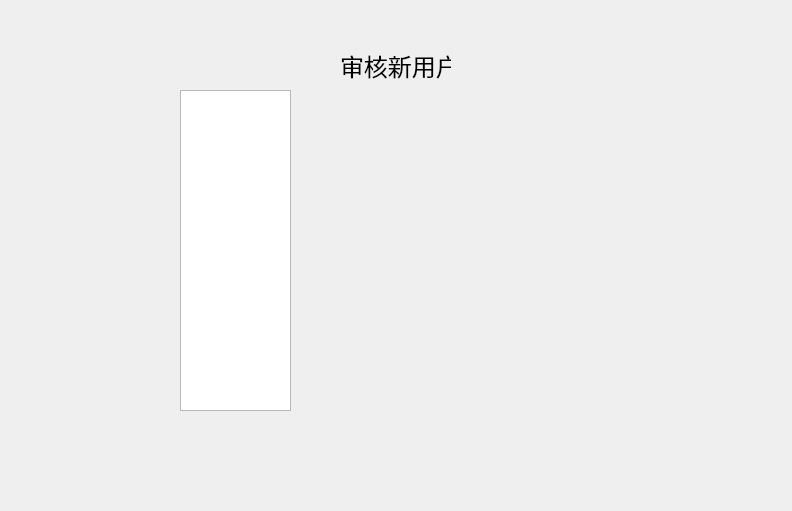
<?xml version="1.0" encoding="UTF-8"?>
<ui version="4.0">
 <class>HandleNewUser</class>
 <widget class="QWidget" name="HandleNewUser">
  <property name="geometry">
   <rect>
    <x>0</x>
    <y>0</y>
    <width>792</width>
    <height>511</height>
   </rect>
  </property>
  <property name="windowTitle">
   <string>Form</string>
  </property>
  <widget class="QLabel" name="label">
   <property name="geometry">
    <rect>
     <x>340</x>
     <y>50</y>
     <width>111</width>
     <height>31</height>
    </rect>
   </property>
   <property name="font">
    <font>
     <family>Agency FB</family>
     <pointsize>18</pointsize>
    </font>
   </property>
   <property name="text">
    <string>审核新用户</string>
   </property>
  </widget>
  <widget class="QListWidget" name="listWidget">
   <property name="geometry">
    <rect>
     <x>180</x>
     <y>90</y>
     <width>111</width>
     <height>321</height>
    </rect>
   </property>
  </widget>
  <widget class="QStackedWidget" name="stackedWidget">
   <property name="geometry">
    <rect>
     <x>300</x>
     <y>90</y>
     <width>331</width>
     <height>321</height>
    </rect>
   </property>
   <property name="currentIndex">
    <number>-1</number>
   </property>
  </widget>
 </widget>
 <resources/>
 <connections/>
</ui>
